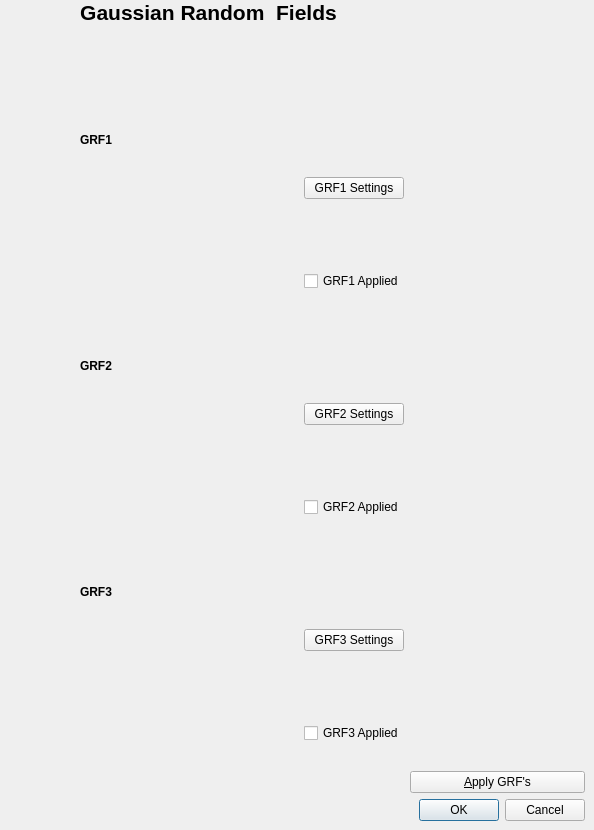
      <widget class="QWidget" name="tab_4">
       <attribute name="title">
        <string>GRF</string>
       </attribute>
       <widget class="QWidget" name="layoutWidget">
        <property name="geometry">
         <rect>
          <x>80</x>
          <y>0</y>
          <width>505</width>
          <height>821</height>
         </rect>
        </property>
        <layout class="QFormLayout" name="formLayout">
         <item row="0" column="0">
          <widget class="QLabel" name="Heading_label">
           <property name="font">
            <font>
             <pointsize>16</pointsize>
             <weight>75</weight>
             <bold>true</bold>
            </font>
           </property>
           <property name="text">
            <string>Gaussian Random  Fields</string>
           </property>
           <property name="alignment">
            <set>Qt::AlignCenter</set>
           </property>
          </widget>
         </item>
         <item row="2" column="0">
          <layout class="QVBoxLayout" name="verticalLayout">
           <item>
            <layout class="QGridLayout" name="gridLayout">
             <item row="0" column="0">
              <widget class="QLabel" name="GRF1_label">
               <property name="font">
                <font>
                 <weight>75</weight>
                 <bold>true</bold>
                </font>
               </property>
               <property name="text">
                <string>GRF1</string>
               </property>
               <property name="alignment">
                <set>Qt::AlignLeading|Qt::AlignLeft|Qt::AlignTop</set>
               </property>
              </widget>
             </item>
             <item row="0" column="1" rowspan="2">
              <widget class="KPlotWidget" name="GRF1_kplotwidget">
               <property name="minimumSize">
                <size>
                 <width>180</width>
                 <height>180</height>
                </size>
               </property>
               <property name="backgroundColor">
                <color>
                 <red>255</red>
                 <green>255</green>
                 <blue>255</blue>
                </color>
               </property>
               <property name="foregroundColor">
                <color>
                 <red>0</red>
                 <green>0</green>
                 <blue>0</blue>
                </color>
               </property>
              </widget>
             </item>
             <item row="0" column="2">
              <widget class="QPushButton" name="GAUS1Settings_pushButton">
               <property name="text">
                <string>GRF1 Settings</string>
               </property>
              </widget>
             </item>
             <item row="1" column="2">
              <widget class="QCheckBox" name="checkBox">
               <property name="text">
                <string>GRF1 Applied</string>
               </property>
              </widget>
             </item>
            </layout>
           </item>
           <item>
            <spacer name="verticalSpacer_2">
             <property name="orientation">
              <enum>Qt::Vertical</enum>
             </property>
             <property name="sizeHint" stdset="0">
              <size>
               <width>20</width>
               <height>40</height>
              </size>
             </property>
            </spacer>
           </item>
           <item>
            <layout class="QGridLayout" name="gridLayout_2">
             <item row="0" column="0">
              <widget class="QLabel" name="GRF2_label">
               <property name="font">
                <font>
                 <weight>75</weight>
                 <bold>true</bold>
                </font>
               </property>
               <property name="text">
                <string>GRF2</string>
               </property>
               <property name="alignment">
                <set>Qt::AlignLeading|Qt::AlignLeft|Qt::AlignTop</set>
               </property>
              </widget>
             </item>
             <item row="0" column="1" rowspan="2">
              <widget class="KPlotWidget" name="GRF2_kplotwidget">
               <property name="minimumSize">
                <size>
                 <width>180</width>
                 <height>180</height>
                </size>
               </property>
               <property name="backgroundColor">
                <color>
                 <red>255</red>
                 <green>255</green>
                 <blue>255</blue>
                </color>
               </property>
               <property name="foregroundColor">
                <color>
                 <red>0</red>
                 <green>0</green>
                 <blue>0</blue>
                </color>
               </property>
              </widget>
             </item>
             <item row="0" column="2">
              <widget class="QPushButton" name="GAUS1Settings_pushButton_3">
               <property name="text">
                <string>GRF2 Settings</string>
               </property>
              </widget>
             </item>
             <item row="1" column="2">
              <widget class="QCheckBox" name="checkBox_2">
               <property name="text">
                <string>GRF2 Applied</string>
               </property>
              </widget>
             </item>
            </layout>
           </item>
           <item>
            <spacer name="verticalSpacer_3">
             <property name="orientation">
              <enum>Qt::Vertical</enum>
             </property>
             <property name="sizeHint" stdset="0">
              <size>
               <width>20</width>
               <height>40</height>
              </size>
             </property>
            </spacer>
           </item>
           <item>
            <layout class="QGridLayout" name="gridLayout_6">
             <item row="0" column="0">
              <widget class="QLabel" name="GRF3_label">
               <property name="font">
                <font>
                 <weight>75</weight>
                 <bold>true</bold>
                </font>
               </property>
               <property name="text">
                <string>GRF3</string>
               </property>
               <property name="alignment">
                <set>Qt::AlignLeading|Qt::AlignLeft|Qt::AlignTop</set>
               </property>
              </widget>
             </item>
             <item row="0" column="1" rowspan="2">
              <widget class="KPlotWidget" name="kplotwidget_3">
               <property name="minimumSize">
                <size>
                 <width>180</width>
                 <height>180</height>
                </size>
               </property>
               <property name="backgroundColor">
                <color>
                 <red>255</red>
                 <green>255</green>
                 <blue>255</blue>
                </color>
               </property>
               <property name="foregroundColor">
                <color>
                 <red>0</red>
                 <green>0</green>
                 <blue>0</blue>
                </color>
               </property>
              </widget>
             </item>
             <item row="0" column="2">
              <widget class="QPushButton" name="GAUS1Settings_pushButton_4">
               <property name="text">
                <string>GRF3 Settings</string>
               </property>
              </widget>
             </item>
             <item row="1" column="2">
              <widget class="QCheckBox" name="checkBox_3">
               <property name="text">
                <string>GRF3 Applied</string>
               </property>
              </widget>
             </item>
            </layout>
           </item>
          </layout>
         </item>
         <item row="4" column="1">
          <widget class="QDialogButtonBox" name="GaussianFields_buttonBox1">
           <property name="standardButtons">
            <set>QDialogButtonBox::Cancel|QDialogButtonBox::Ok</set>
           </property>
          </widget>
         </item>
         <item row="1" column="0">
          <spacer name="verticalSpacer">
           <property name="orientation">
            <enum>Qt::Vertical</enum>
           </property>
           <property name="sizeHint" stdset="0">
            <size>
             <width>20</width>
             <height>40</height>
            </size>
           </property>
          </spacer>
         </item>
         <item row="3" column="1">
          <widget class="QPushButton" name="Apply_GRF_pushButton">
           <property name="text">
            <string>&amp;Apply GRF's</string>
           </property>
          </widget>
         </item>
        </layout>
       </widget>
      </widget>
